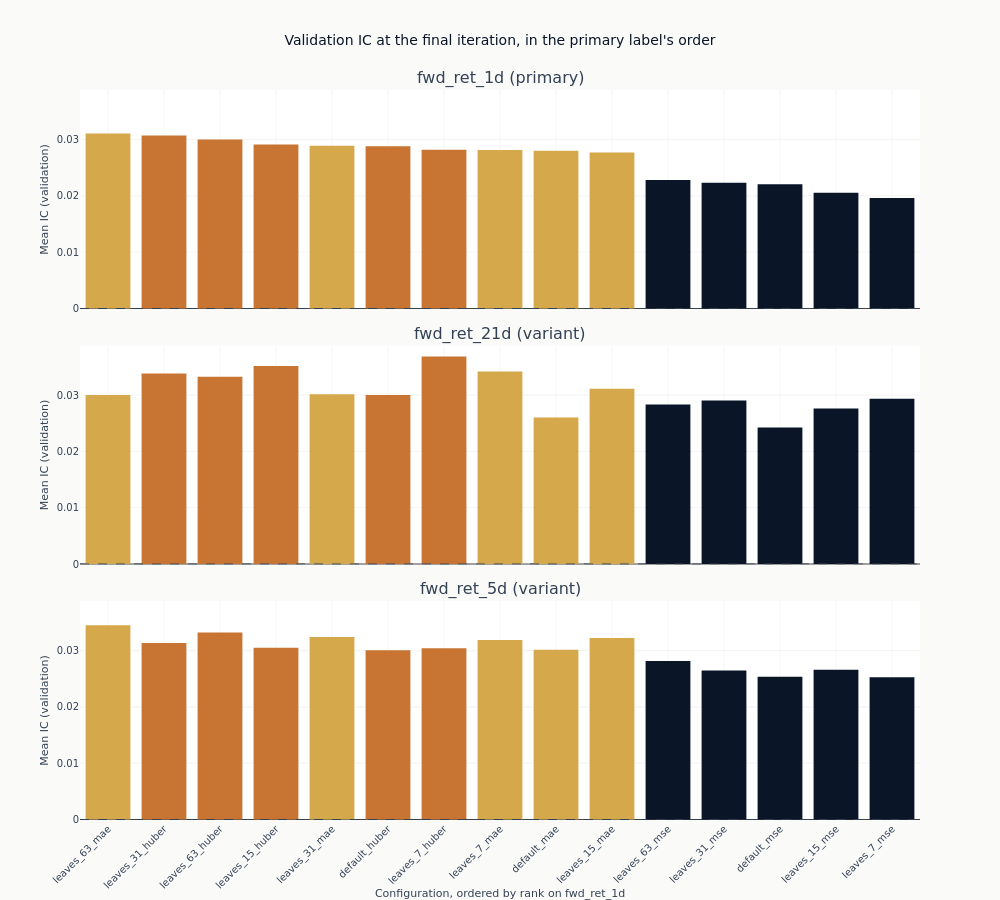

Here is the notebook cell this chart was saved with:
### Markdown cell above
### Comparing every configuration at the same training length

The curves are coloured by objective because that is the axis with a mechanism behind it. If
heavy tails are steering the squared-error fits, the three colours should separate, and they
should separate more as trees are added, since each additional tree is fitted to the residuals
the previous ones left.

The chart below drops the checkpoint dimension by taking each configuration's own final state -
the comparison that does not require choosing anything after the fact. Every preset here
declares the same `max_iterations`, so that is also a comparison at equal training length, and
the line printed under the frame says so rather than assuming it. The configurations are held in one order across
the panels - their ranking on the primary label - so a panel that does not descend is a horizon
that orders the grid differently.

The final state below is each configuration's own last checkpoint, so a configuration declaring
a shorter schedule than its neighbours is still compared at the state it reached. Every preset
in this grid declares the same `max_iterations`, so today those last checkpoints coincide, and
the line printed under the agreement frame reports the iteration count they all landed on.

### Code cell
final = (
    catalog.filter(
        pl.col("checkpoint_value") == pl.col("checkpoint_value").max().over("label", "config_name")
    )
    .filter("full_coverage")
    .sort(["label", "ic_mean"], descending=[False, True])
)
final_iterations = sorted(set(final.get_column("checkpoint_value").to_list()))
config_order = (
    final.filter(pl.col("label") == order_label)
    .sort("ic_mean", descending=True)
    .get_column("config_name")
    .to_list()
)

# `shared_yaxes` matches axes across columns, so with one column it does nothing and each
# panel would be rescaled to fill itself. Matching every row to the first is what puts the
# horizons on one vertical scale, which is what stacking them is for.
fig_final = make_subplots(
    rows=len(panel_labels),
    cols=1,
    shared_xaxes=True,
    vertical_spacing=0.05,
    subplot_titles=[
        f"{label} ({'primary' if label == primary else 'variant'})" for label in panel_labels
    ],
)
for row, label in enumerate(panel_labels, start=1):
    panel = final.filter(pl.col("label") == label)
    order = [name for name in config_order if name in set(panel.get_column("config_name"))]
    order += [name for name in panel.get_column("config_name").to_list() if name not in order]
    panel = panel.with_columns(
        rank=pl.col("config_name").replace_strict(
            {name: index for index, name in enumerate(order)}, return_dtype=pl.Int32
        )
    ).sort("rank")
    fig_final.add_trace(
        go.Bar(
            x=panel.get_column("config_name").to_list(),
            y=panel.get_column("ic_mean").to_list(),
            marker_color=[
                objectives[objective_of(name)] for name in panel.get_column("config_name")
            ],
            showlegend=False,
        ),
        row=row,
        col=1,
    )
    fig_final.add_hline(
        y=0, line_width=1, line_dash="dash", line_color=COLORS["neutral"], row=row, col=1
    )
    fig_final.update_yaxes(title_text="Mean IC (validation)", row=row, col=1)
    if row > 1:
        fig_final.update_yaxes(matches="y", row=row, col=1)
fig_final.update_xaxes(
    title_text=f"Configuration, ordered by rank on {order_label}",
    tickangle=-45,
    row=len(panel_labels),
    col=1,
)
fig_final.update_layout(
    title="Validation IC at the final iteration, in the primary label's order",
    height=300 * len(panel_labels),
    width=1000,
    margin=dict(t=90),
)
show_plotly_with_alt(
    fig_final,
    "Bar charts of mean validation information coefficient at the final boosting iteration, one "
    "panel per declared label sharing a vertical scale, bars coloured by loss function - dark "
    "navy for squared error, gold for absolute error, copper for Huber - and held in the primary "
    "label's ranking order across every panel. The primary panel descends by construction; "
    "whether the others do is the comparison the figure exists for. Each panel carries a dashed "
    "zero line.",
)

### Figure 1 — Plotly figure (JSON) as saved in the notebook; plotly's stock layout.template omitted (floating-point values rounded to 4 significant figures)
{"data": [{"marker": {"color": ["#D4A84B", "#C87533", "#C87533", "#C87533", "#D4A84B", "#C87533", "#C87533", "#D4A84B", "#D4A84B", "#D4A84B", "#0a1628", "#0a1628", "#0a1628", "#0a1628", "#0a1628"]}, "showlegend": false, "type": "bar", "x": ["leaves_63_mae", "leaves_31_huber", "leaves_63_huber", "leaves_15_huber", "leaves_31_mae", "default_huber", "leaves_7_huber", "leaves_7_mae", "default_mae", "leaves_15_mae", "leaves_63_mse", "leaves_31_mse", "default_mse", "leaves_15_mse", "leaves_7_mse"], "xaxis": "x", "y": [0.03107, 0.03071, 0.03002, 0.02912, 0.02892, 0.02881, 0.02819, 0.02815, 0.028, 0.02771, 0.02281, 0.02234, 0.02207, 0.02054, 0.01963], "yaxis": "y"}, {"marker": {"color": ["#D4A84B", "#C87533", "#C87533", "#C87533", "#D4A84B", "#C87533", "#C87533", "#D4A84B", "#D4A84B", "#D4A84B", "#0a1628", "#0a1628", "#0a1628", "#0a1628", "#0a1628"]}, "showlegend": false, "type": "bar", "x": ["leaves_63_mae", "leaves_31_huber", "leaves_63_huber", "leaves_15_huber", "leaves_31_mae", "default_huber", "leaves_7_huber", "leaves_7_mae", "default_mae", "leaves_15_mae", "leaves_63_mse", "leaves_31_mse", "default_mse", "leaves_15_mse", "leaves_7_mse"], "xaxis": "x2", "y": [0.03, 0.03382, 0.03327, 0.03516, 0.03015, 0.02999, 0.03686, 0.03419, 0.02602, 0.03114, 0.02832, 0.02902, 0.02424, 0.02763, 0.02937], "yaxis": "y2"}, {"marker": {"color": ["#D4A84B", "#C87533", "#C87533", "#C87533", "#D4A84B", "#C87533", "#C87533", "#D4A84B", "#D4A84B", "#D4A84B", "#0a1628", "#0a1628", "#0a1628", "#0a1628", "#0a1628"]}, "showlegend": false, "type": "bar", "x": ["leaves_63_mae", "leaves_31_huber", "leaves_63_huber", "leaves_15_huber", "leaves_31_mae", "default_huber", "leaves_7_huber", "leaves_7_mae", "default_mae", "leaves_15_mae", "leaves_63_mse", "leaves_31_mse", "default_mse", "leaves_15_mse", "leaves_7_mse"], "xaxis": "x3", "y": [0.03449, 0.03134, 0.03319, 0.03051, 0.03239, 0.03007, 0.03041, 0.03189, 0.03016, 0.03223, 0.02813, 0.02644, 0.02535, 0.0266, 0.02528], "yaxis": "y3"}], "layout": {"annotations": [{"font": {"size": 16}, "showarrow": false, "text": "fwd_ret_1d (primary)", "x": 0.5, "xanchor": "center", "xref": "paper", "y": 1.0, "yanchor": "bottom", "yref": "paper"}, {"font": {"size": 16}, "showarrow": false, "text": "fwd_ret_21d (variant)", "x": 0.5, "xanchor": "center", "xref": "paper", "y": 0.65, "yanchor": "bottom", "yref": "paper"}, {"font": {"size": 16}, "showarrow": false, "text": "fwd_ret_5d (variant)", "x": 0.5, "xanchor": "center", "xref": "paper", "y": 0.3, "yanchor": "bottom", "yref": "paper"}], "height": 900, "margin": {"t": 90}, "shapes": [{"line": {"color": "#334155", "dash": "dash", "width": 1}, "type": "line", "x0": 0, "x1": 1, "xref": "x domain", "y0": 0, "y1": 0, "yref": "y"}, {"line": {"color": "#334155", "dash": "dash", "width": 1}, "type": "line", "x0": 0, "x1": 1, "xref": "x2 domain", "y0": 0, "y1": 0, "yref": "y2"}, {"line": {"color": "#334155", "dash": "dash", "width": 1}, "type": "line", "x0": 0, "x1": 1, "xref": "x3 domain", "y0": 0, "y1": 0, "yref": "y3"}], "title": {"text": "Validation IC at the final iteration, in the primary label's order"}, "width": 1000, "xaxis": {"anchor": "y", "domain": [0.0, 1.0], "matches": "x3", "showticklabels": false}, "xaxis2": {"anchor": "y2", "domain": [0.0, 1.0], "matches": "x3", "showticklabels": false}, "xaxis3": {"anchor": "y3", "domain": [0.0, 1.0], "tickangle": -45, "title": {"text": "Configuration, ordered by rank on fwd_ret_1d"}}, "yaxis": {"anchor": "x", "domain": [0.7, 1.0], "title": {"text": "Mean IC (validation)"}}, "yaxis2": {"anchor": "x2", "domain": [0.35, 0.65], "matches": "y", "title": {"text": "Mean IC (validation)"}}, "yaxis3": {"anchor": "x3", "domain": [0.0, 0.3], "matches": "y", "title": {"text": "Mean IC (validation)"}}}}
